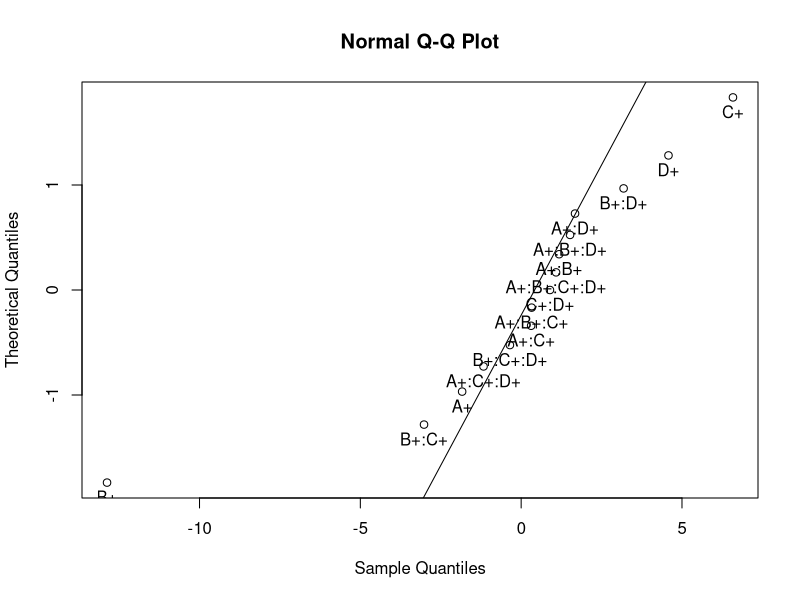
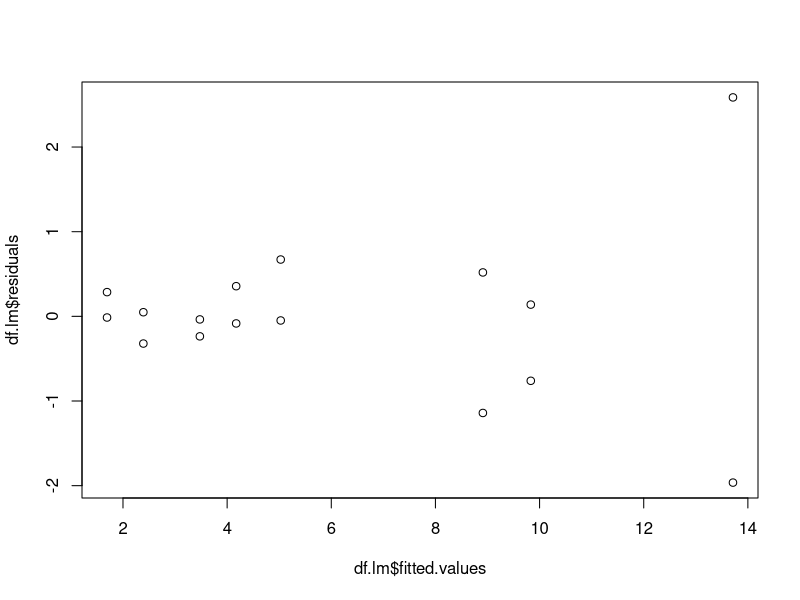
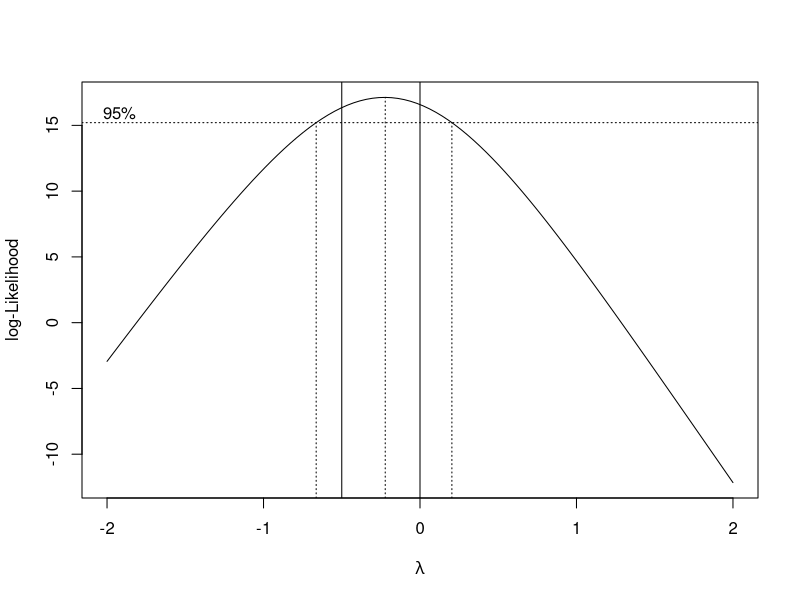
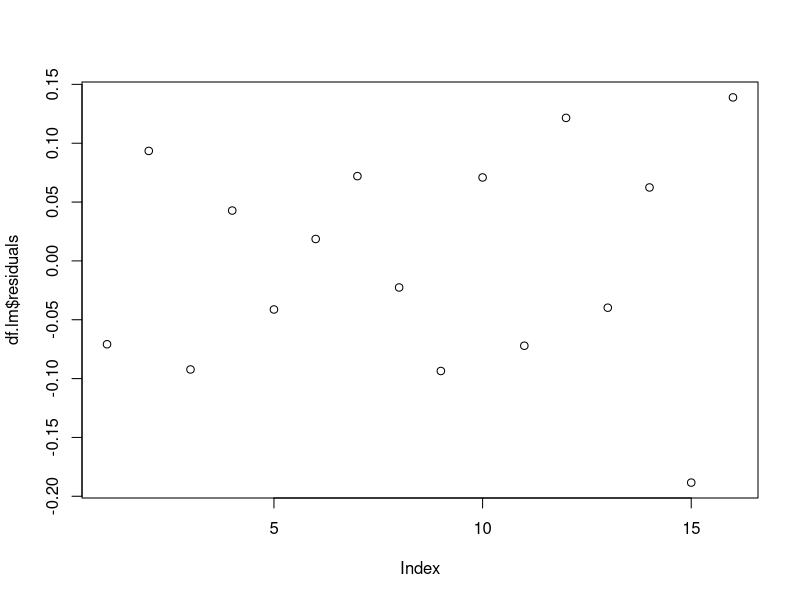
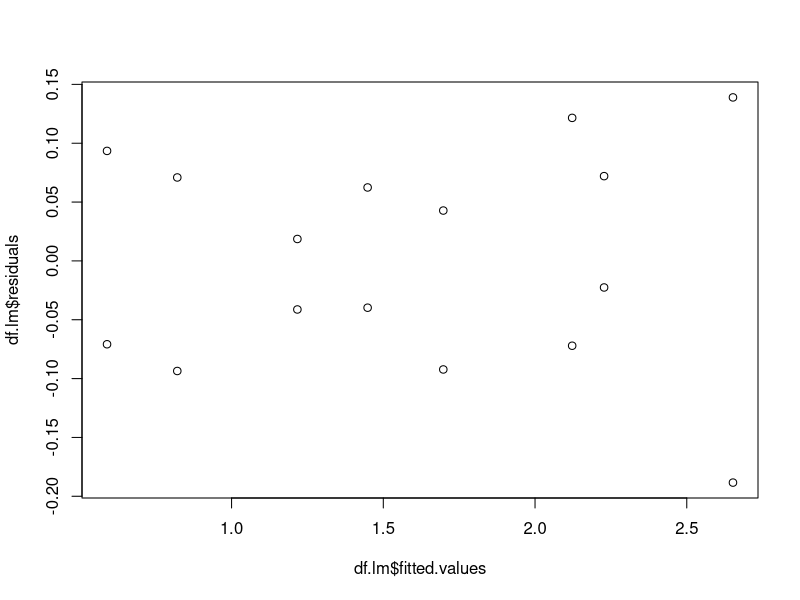

Source code (R) for these figures, in order:
# Mineral oil drilling plant
# A: Drill load
# B: Flow rate
# C: Rotational speed
# D: type of drilling mud
# Y: Drill advance rate
# 
# 2^4 unreplicated FP
lvl <- c("-", "+")

# Generate design matrix
(df <- expand.grid(A=lvl, B=lvl, C=lvl, D=lvl))
df$Y <- c(
  1.68, 1.98, 4.98, 5.70,
  3.24, 3.44, 9.97, 9.07,
  2.07, 2.44, 7.77, 9.43,
  4.09, 4.53, 11.75, 16.30
)

df.lm <- lm(Y~A*B*C*D, data=df)
# Daniel's method
n <- length(df.lm$effects)
effects <- as.vector(df.lm$effects)[2:n]

qn <- qqnorm(effects, datax=T)
text(qn$x, qn$y, lab=names(df.lm$effects)[2:n], pos=1)
qqline(effects, datax=T)

# Conservative model: 
df.lm <- lm(Y~B*C*D+A, data=df)
anova(df.lm)

df.lm <- lm(Y~B*C+B*D, data=df)
anova(df.lm)

plot(df.lm$fitted.values, df.lm$residuals)

# Use Box-Cox transform
library(MASS)
boxcox(Y~B*C+B*D, data=df)
abline(v=c(-0.5, 0))

df.lm <- lm(log(Y)~B*C+B*D, data=df)
anova(df.lm)
plot(df.lm$residuals)
plot(df.lm$fitted.values, df.lm$residuals)
